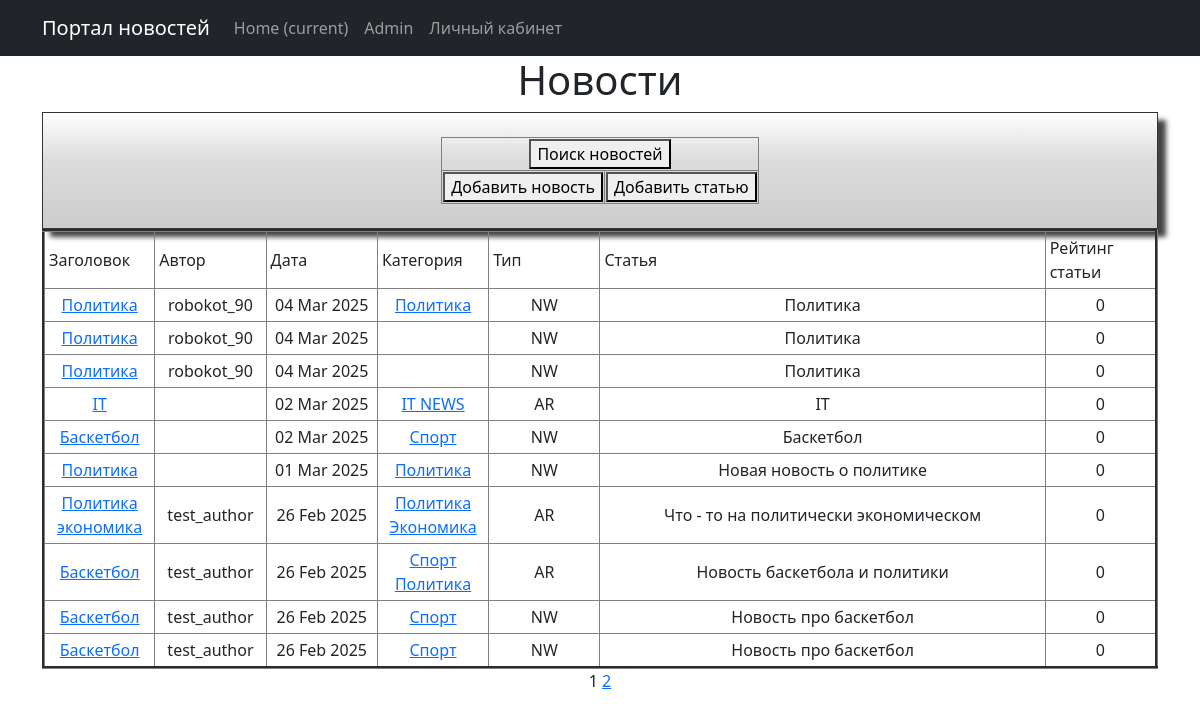
The page / on the database its author committed.
### news/models.py (models this page shows, shortened)
class Post(models.Model):
    news = "NW"
    article = "AR"
    POSITIONS = [(news, "Новость"),
                 (article, "Статья")]
    autor_id = models.ForeignKey(Author, on_delete=models.CASCADE)
    type = models.CharField(max_length = 2, choices=POSITIONS, default=news)
    date_time = models.DateTimeField(auto_now_add=True)
    category = models.ManyToManyField("Category", through="PostCategory")
    title_news = models.CharField(max_length = 128)
    text_news = models.TextField()
    rating_post = models.IntegerField(default = 0)

class Author(models.Model):
    rating_autor = models.IntegerField(default = 0)
    user = models.OneToOneField(User, on_delete=models.CASCADE)
    post_count = models.IntegerField(default = 0)

class Category(models.Model):
    category = models.CharField(max_length=64, unique=True)
    subscribers = models.ManyToManyField(User, blank=True, related_name="categories")
    def __str__(self):
        return self.category

### news/views.py (the view)
# urls.py: path('', PostList.as_view(), name="news_list"),
class PostList(ListView):
    model = Post
    ordering = '-date_time'
    template_name = 'posts.html'
    context_object_name = 'posts'
    paginate_by = 10

### news/templatetags/custom_filters.py (called while the page is built)
def stripping(text):
    word = ''
    for i in text:
        if i.isalpha():
            word += i
    return word.lower()

@register.filter()
def censor(text):
    list_censor = [str(i) for i in Censorship.objects.all()]
    for word in text.split():
        format_word = stripping(word)
        if format_word in list_censor:
            cencore_word = format_word[0] + "*" * (len(word) - 1)
            text = text.replace(delete_symbol_l_r(word), cencore_word)
    return text

### news/templatetags/custom_tags.py (called while the page is built)
@register.simple_tag(takes_context=True)
def url_replace(context, **kwargs):
   d = context['request'].GET.copy()
   for k, v in kwargs.items():
       d[k] = v
   return d.urlencode()

### templates/posts.html (shortened to what this page needs)
{% extends 'flatpages/default.html' %}
{% load custom_filters %}
{% load custom_tags %}
{% block content %}
    <h1>Новости</h1>
<div class="shadowbox">
                <table align="center">
                    <tr>
                        <td colspan="2">
                            <form action="{% url 'news_search' %}" target="_blank">
                                <button>Поиск новостей</button>
                            </form>
                        </td>
                    </tr>
                    <tr>
                        <td align="center">
                            <form action="{% url 'news_create' %}" target="_blank">
                                <button>Добавить новость</button>
                            </form>
                        </td>
                        <td align="center">
                            <form action="{% url 'article_create' %}" target="_blank">
                                <button>Добавить статью</button>
                            </form>
                        </td>
                    </tr>
                </table>
        </div>
        {% if posts %}
            <table border="3" cellpadding="4" cellspacing="1" width="100%">
                <tr>
                    <td align="left" width="10%">Заголовок</td>
                    <td align="left" width="10%">Автор</td>
                    <td align="left" width="10%">Дата</td>
                    <td align="left" width="10%">Категория</td>
                    <td align="left" width="10%">Тип</td>
                    <td align="left" width="40%">Статья</td>
                    <td align="left" width="10%">Рейтинг статьи</td>
                </tr>
                {% for post in posts%}
                <tr>
                    <td><a href="{% url 'news_detail' post.pk %}">{{ post.title_news | censor }}</a></td>
                    <td>{{ post.autor_id.user }}</td>
                    <td>{{ post.date_time | date:'d M Y' }}</td>
                    <td>
                        {% for category in post.category.all %}
                        <a href="{% url 'category_list' category.id %}"> {{category}}</a>
                        {% endfor %}
                    </td>
                    <td>{{ post.type }}</td>
                    <td>{{ post.text_news | truncatewords:20 | censor }}</td>
                    <td>{{ post.rating_post }}</td>
                </tr>
                {% endfor %}
            </table>
        {% else %}
        <h2>Новостей нет!</h2>
        {% endif%}
   {{ page_obj.number }}
   {% if page_obj.has_next %}
       <a href="?{% url_replace page=page_obj.next_page_number %}">{{ page_obj.next_page_number }}</a>
   {% endif %}
{% endblock content %}

### templates/posts.html (style rules this page uses)
.shadowbox { width: 100%; margin: 0 auto; border: 1px solid #333; box-shadow: 8px 8px 5px #444; padding: 8px 12px; background-image: linear-gradient(180deg, #fff, #ddd 40%, #ccc); }
td { border: 2px black }
td { border: 1px solid grey; }

### rows shown on the page
Post: title_news|censor "Политика", autor_id.user "robokot_90", date_time "04 Mar 2025", type "NW", text_news|censor "Политика", rating_post "0"
Category: category "Политика"
Post: title_news|censor "Политика", autor_id.user "robokot_90", date_time "04 Mar 2025", type "NW", text_news|censor "Политика", rating_post "0"
Post: title_news|censor "Политика", autor_id.user "robokot_90", date_time "04 Mar 2025", type "NW", text_news|censor "Политика", rating_post "0"
Post: title_news|censor "IT", date_time "02 Mar 2025", type "AR", text_news|censor "IT", rating_post "0"
Category: category "IT NEWS"
Post: title_news|censor "Баскетбол", date_time "02 Mar 2025", type "NW", text_news|censor "Баскетбол", rating_post "0"
Category: category "Спорт"
Post: title_news|censor "Политика", date_time "01 Mar 2025", type "NW", text_news|censor "Новая новость о политике", rating_post "0"
Post: title_news|censor "Политика экономика", autor_id.user "test_author", date_time "26 Feb 2025", type "AR", text_news|censor "Что - то на политически экономическом", rating_post "0"
Category: category "Экономика"
Post: title_news|censor "Баскетбол", autor_id.user "test_author", date_time "26 Feb 2025", type "AR", text_news|censor "Новость баскетбола и политики", rating_post "0"
Post: title_news|censor "Баскетбол", autor_id.user "test_author", date_time "26 Feb 2025", type "NW", text_news|censor "Новость про баскетбол", rating_post "0"
Post: title_news|censor "Баскетбол", autor_id.user "test_author", date_time "26 Feb 2025", type "NW", text_news|censor "Новость про баскетбол", rating_post "0"

### other values the page prints
{{ page_obj.number }} "1"
{{ page_obj.next_page_number }} "2"
